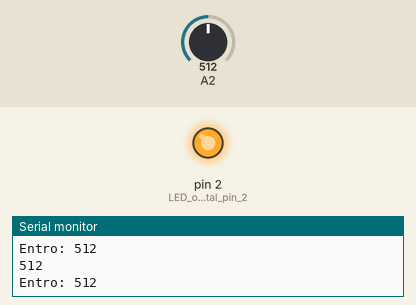
Bench run of a sketch on a simulated Arduino Uno, built with avr-gcc and run on an emulated ATmega328P. On the bench: output pins drawn as LEDs (lit = HIGH), the last lines printed to the serial monitor. Inputs (shaded band) come from the test bench; at power-on: A2 = 512.

Above: at 1.8 s.
1.9 s: A2 set to 34
6.0 s: A2 set to 28
At 6.9 s:
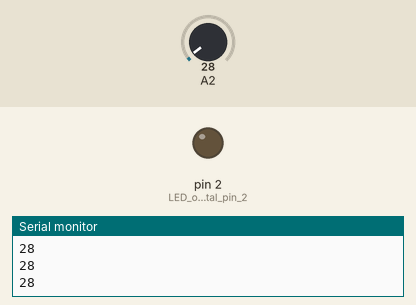
7.5 s: A2 set to 122
At 8.3 s:
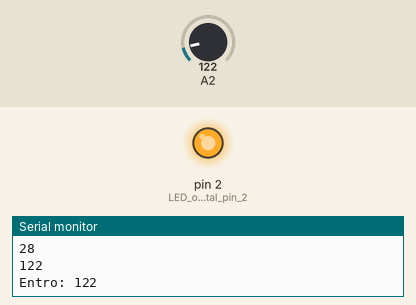
11.6 s: A2 set to 20
At 13.8 s:
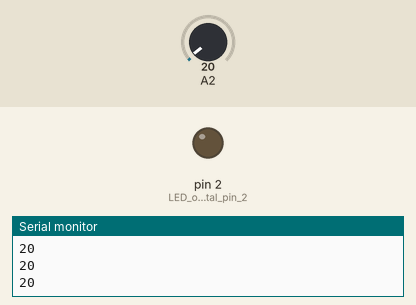
Timing chart, 0 to 15.0 s (numbered marks = the images above; inputs shaded):
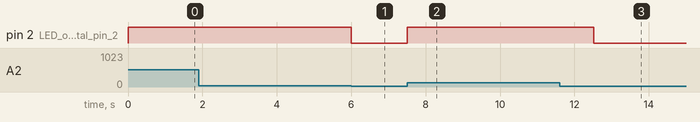

The sketch:

Claplight.ino
```cpp
void setup() {
  Serial.begin(9600);             // using serial port to check analog value
  pinMode(2, OUTPUT);             // LED on digital pin 2
}

void loop() {
  int analog_val;                 // analog value read from A2
 // static bool led_state = false;  // current state of LED

  analog_val = analogRead(A2);

  Serial.println(analog_val); // print analog value for debug purposes
  if (analog_val > 30) {          // trigger threshold

      //digitalWrite(2,  digitalRead(2) ^ 1);
      digitalWrite(2,  HIGH);
      Serial.print("Entro: ");
      Serial.println(analog_val); // print analog value for debug purposes

      delay(1000);  // wait for clap noise to subside
      if (analog_val > 20) {          // trigger threshold

            digitalWrite(2,  LOW);
      }
  }
}
```

Measured:
- the behaviour switches between 31 and 30 on A2 (found by bisection; images 0 and 1)
- after the input at 6.0 s, pin 2 (LED_on_digital_pin_2): HIGH → LOW at once
- after the input at 7.5 s, pin 2 (LED_on_digital_pin_2): LOW → HIGH at once
- after the input at 11.6 s, pin 2 (LED_on_digital_pin_2): HIGH → LOW after 0.92 s
